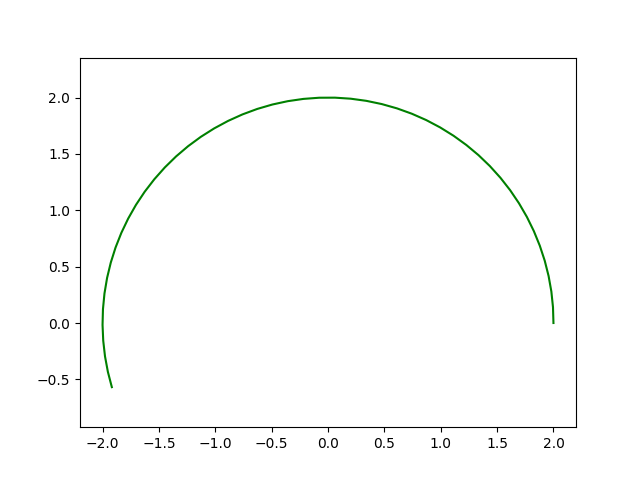

Here is the Python script that generated this plot:
import matplotlib.pyplot as plt
import numpy as np
from scipy import interpolate

fig, ax = plt.subplots()

t = np.linspace(0, 7, 20)
R = 2
x = R * np.cos(t)
y = R * np.sin(t)

spline_coords, figure_spline_part = interpolate.splprep([x, y], s=0)
figure_spline_part_manual = np.arange(0, 0.5, 0.01)
spline_curve = interpolate.splev(figure_spline_part_manual, spline_coords)

plt.plot(spline_curve[0], spline_curve[1], color='g')
plt.axis('equal')
plt.savefig("new_aprox.png")